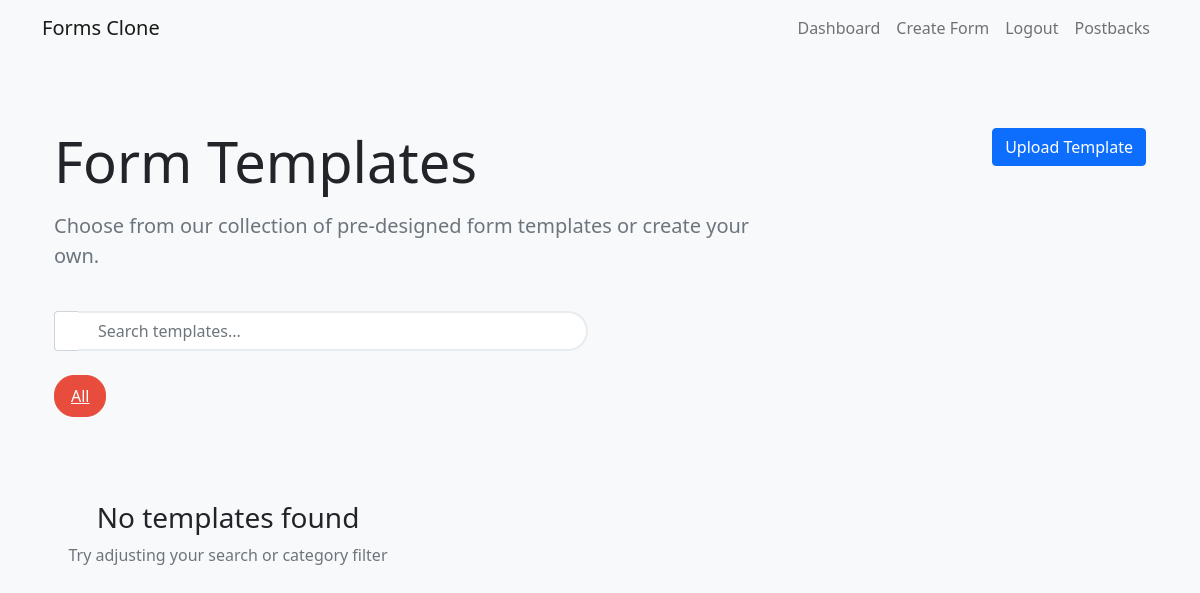
Page /templates (signed in) on the earlier database version.
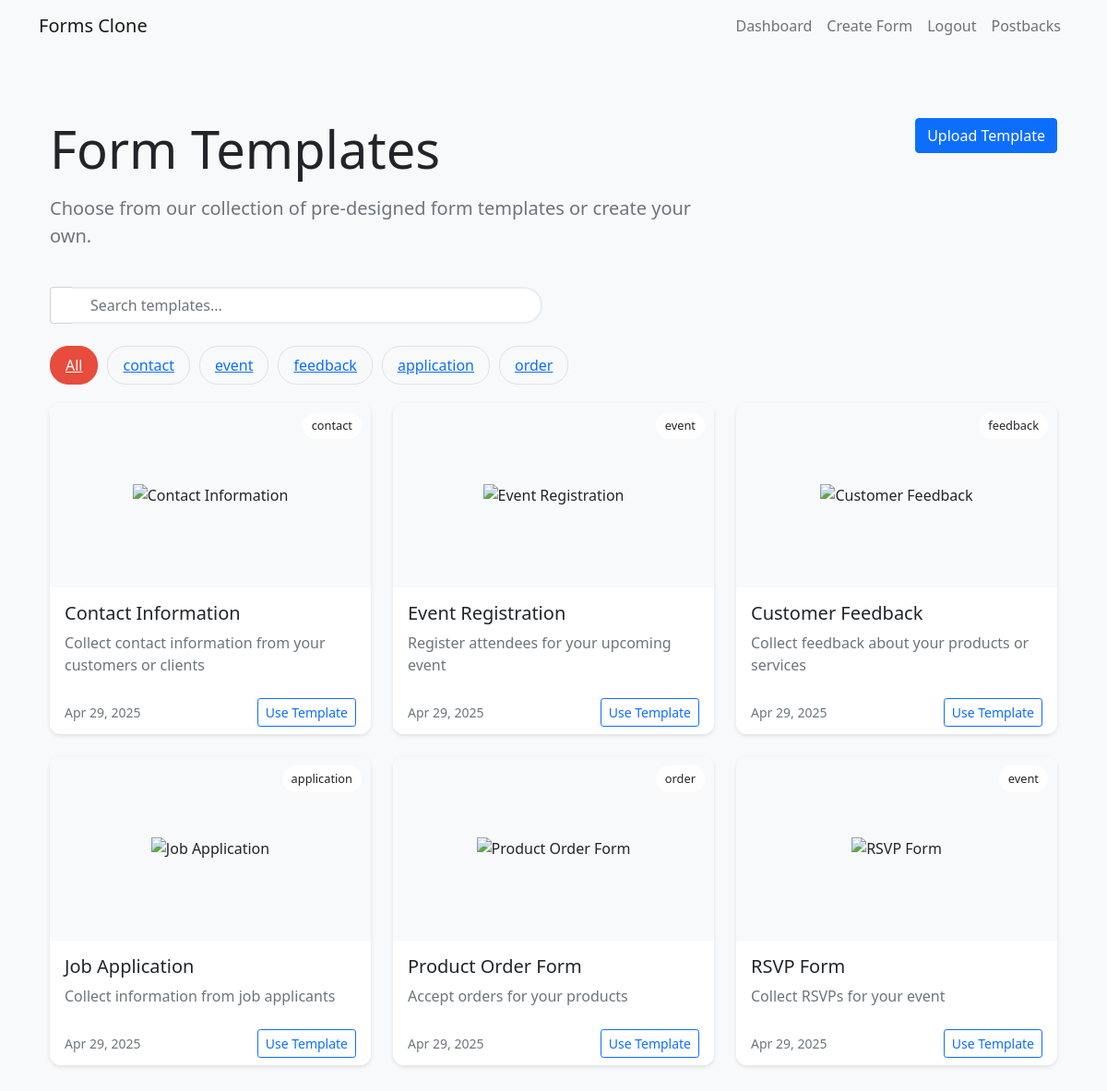
Same page on the later database version.
### app.py (models this page shows, shortened)
class FormTemplate(db.Model):
    id = db.Column(db.Integer, primary_key=True)
    title = db.Column(db.String(200), nullable=False)
    description = db.Column(db.Text)
    questions = db.Column(db.Text)  # JSON string of questions
    category = db.Column(db.String(50))  # e.g., 'survey', 'registration', 'feedback'
    created_at = db.Column(db.DateTime, default=datetime.utcnow)
    is_public = db.Column(db.Boolean, default=True)
    preview_image = db.Column(db.String(255), nullable=True)
    user_id = db.Column(db.Integer, db.ForeignKey('user.id'), nullable=True)
    user = db.relationship('User', backref='templates')
    template_data = db.Column(db.Text, nullable=True)  # JSON string of complete template data

### app.py (the view)
@app.route('/templates')
def template_gallery():
    categories = db.session.query(FormTemplate.category).distinct().all()
    categories = [cat[0] for cat in categories if cat[0]]
    selected_category = request.args.get('category')
    search_query = request.args.get('search', '')
    query = FormTemplate.query.filter_by(is_public=True)
    if selected_category:
        query = query.filter_by(category=selected_category)
    if search_query:
        query = query.filter(
            (FormTemplate.title.ilike(f'%{search_query}%')) |
            (FormTemplate.description.ilike(f'%{search_query}%'))
        )
    templates = query.order_by(FormTemplate.created_at.desc()).all()
    return render_template('template_gallery.html',
                         templates=templates,
                         categories=categories,
                         selected_category=selected_category,
                         search_query=search_query)

### app.py (called while the page is built)
@login_manager.user_loader
def load_user(user_id):
    return User.query.get(int(user_id))

### templates/template_gallery.html (shortened to what this page needs)
{% extends "base.html" %}
{% block content %}
<div class="container py-5">
    <div class="row mb-4">
        <div class="col-md-8">
            <h1 class="display-4 mb-3">Form Templates</h1>
            <p class="lead text-muted">Choose from our collection of pre-designed form templates or create your own.</p>
        </div>
        <div class="col-md-4 text-md-end">
            <a href="{{ url_for('upload_template') }}" class="btn btn-primary">
                 Upload Template
            </a>
        </div>
    </div>
    <div class="row mb-4">
        <div class="col-md-6">
            <div class="input-group">
                <span class="input-group-text bg-white border-end-0">
                </span>
                <input type="text" class="form-control search-box border-start-0"
                       placeholder="Search templates..."
                       value="{{ search_query }}"
                       onkeyup="if(event.keyCode === 13) searchTemplates(this.value)">
            </div>
        </div>
    </div>
    <div class="category-filter">
        <a href="{{ url_for('template_gallery') }}"
           class="category-btn {% if not selected_category %}active{% endif %}">
            All
        </a>
        {% for category in categories %}
        <a href="{{ url_for('template_gallery', category=category) }}"
           class="category-btn {% if selected_category == category %}active{% endif %}">
            {{ category }}
        </a>
        {% endfor %}
    </div>
    <div class="row row-cols-1 row-cols-md-2 row-cols-lg-3 g-4">
        {% for template in templates %}
        <div class="col">
            <div class="card template-card h-100">
                <div class="template-preview">
                    <span class="category-badge">{{ template.category }}</span>
                </div>
                <div class="card-body">
                    <h5 class="card-title">{{ template.title }}</h5>
                    <p class="card-text text-muted">{{ template.description }}</p>
                </div>
                <div class="card-footer bg-white border-top-0">
                    <div class="d-flex justify-content-between align-items-center">
                        <small class="text-muted">
                            {{ template.created_at.strftime('%b %d, %Y') }}
                        </small>
                        <a href="{{ url_for('use_template', template_id=template.id) }}"
                           class="btn btn-sm btn-outline-primary">
                            Use Template
                        </a>
                    </div>
                </div>
            </div>
        </div>
        {% else %}
        <div class="col-12">
            <div class="text-center py-5">
                <h3 class="mt-3">No templates found</h3>
                <p class="text-muted">Try adjusting your search or category filter</p>
            </div>
        </div>
        {% endfor %}
    </div>
</div>
{% endblock %}

### templates/base.html (shortened to what this page needs)
<!DOCTYPE html>
<html lang="en">
<head>
    <link href="https://cdn.jsdelivr.net/npm/bootstrap@5.1.3/dist/css/bootstrap.min.css" rel="stylesheet">
    <link rel="stylesheet" href="{{ url_for('static', filename='css/style.css') }}">
</head>
<body>
    <nav class="navbar navbar-expand-lg navbar-light bg-light">
        <div class="container">
            <a class="navbar-brand" href="{{ url_for('index') }}">Forms Clone</a>
            <div class="collapse navbar-collapse" id="navbarNav">
                <ul class="navbar-nav ms-auto">
                    {% if current_user.is_authenticated %}
                        <li class="nav-item">
                            <a class="nav-link" href="{{ url_for('dashboard') }}">Dashboard</a>
                        </li>
                        <li class="nav-item">
                            <a class="nav-link" href="{{ url_for('create_form') }}">Create Form</a>
                        </li>
                        <li class="nav-item">
                            <a class="nav-link" href="{{ url_for('logout') }}">Logout</a>
                        </li>
                        <li class="nav-item">
                            <a class="nav-link" href="{{ url_for('postback_dashboard') }}">Postbacks</a>
                        </li>
                    {% endif %}
                </ul>
            </div>
        </div>
    </nav>
    <div class="container mt-4">
        {% block content %}{% endblock %}
    </div>
</body>
</html>

### static/css/style.css (style rules this page uses)
body { background-color: #f8f9fa; }
.card { box-shadow: 0 2px 4px rgba(0, 0, 0, 0.1); border: none; }
.card-title { margin-bottom: 0.5rem; font-weight: 500; }

### templates/template_gallery.html (style rules this page uses)
.template-card { transition: transform 0.3s ease, box-shadow 0.3s ease; border: none; border-radius: 12px; overflow: hidden; }
.template-preview { height: 200px; background: #f8f9fa; display: flex; align-items: center; justify-content: center; position: relative; overflow: hidden; }
.category-badge { position: absolute; top: 10px; right: 10px; background: rgba(255,255,255,0.9); padding: 5px 10px; border-radius: 20px; font-size: 0.8rem; font-weight: 500; }
.search-box { border-radius: 25px; padding-left: 20px; padding-right: 20px; border: 2px solid #e9ecef; transition: all 0.3s ease; }
.category-filter { display: flex; gap: 10px; flex-wrap: wrap; margin-bottom: 20px; }
.category-btn { border-radius: 20px; padding: 8px 16px; background: #f8f9fa; border: 1px solid #dee2e6; transition: all 0.3s ease; }
.category-btn:hover, .category-btn.active { background: #e74c3c; color: white; border-color: #e74c3c; }

Differences in the rows shown:
added FormTemplate: category "contact", title "Contact Information", description "Collect contact information from your customers or clients", created_at "Apr 29, 2025"
added FormTemplate: category "event", title "Event Registration", description "Register attendees for your upcoming event", created_at "Apr 29, 2025"
added FormTemplate: category "feedback", title "Customer Feedback", description "Collect feedback about your products or services", created_at "Apr 29, 2025"
added FormTemplate: category "application", title "Job Application", description "Collect information from job applicants", created_at "Apr 29, 2025"
added FormTemplate: category "order", title "Product Order Form", description "Accept orders for your products", created_at "Apr 29, 2025"
added FormTemplate: category "event", title "RSVP Form", description "Collect RSVPs for your event", created_at "Apr 29, 2025"
Other differences:
new list line: "contact"
new list line: "event"
new list line: "feedback"
new list line: "application"
new list line: "order"
text no longer shown: "No templates found Try adjusting your search or category filter"
